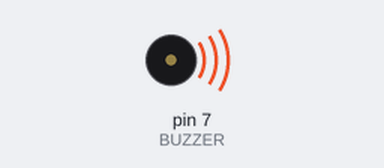
Recording of a sketch running on a simulated Arduino Uno, built with avr-gcc and run on an emulated ATmega328P. Shown: buzzer (waves = sounding).

Above: at 1.4 s.
At 4.9 s:
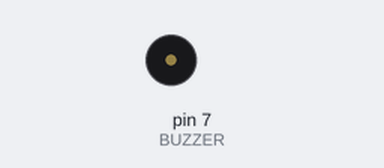
Timing chart, 0 to 8.5 s (numbered marks = the images above):
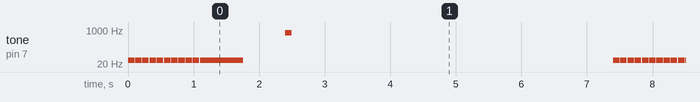

The sketch:

BIOS_BEEP.ino
```cpp
#define BUZZER 7 // PIN Number for Piezo Speaker is 7

void setup() {
pinMode(BUZZER, OUTPUT);
}

void loop() {
  for (int i = 0; i < 10 ; i = i + 1) {
  tone(BUZZER, 30, 100);
  delay(110);
  }
  for (int i = 0; i < 15 ; i = i + 1) {
  tone(BUZZER, 30, 100);
  delay(40);
  }
  delay(700);
  tone(BUZZER, 750, 100);
  delay(5000);
}
```

Measured:
- by itself, tone on pin 7 (BUZZER): plays 30 Hz for 0.10 s, 30 Hz for 0.10 s, 30 Hz for 0.10 s, 30 Hz for 0.10 s, 30 Hz for 0.10 s, 30 Hz for 0.10 s … (216 notes in this stretch)
